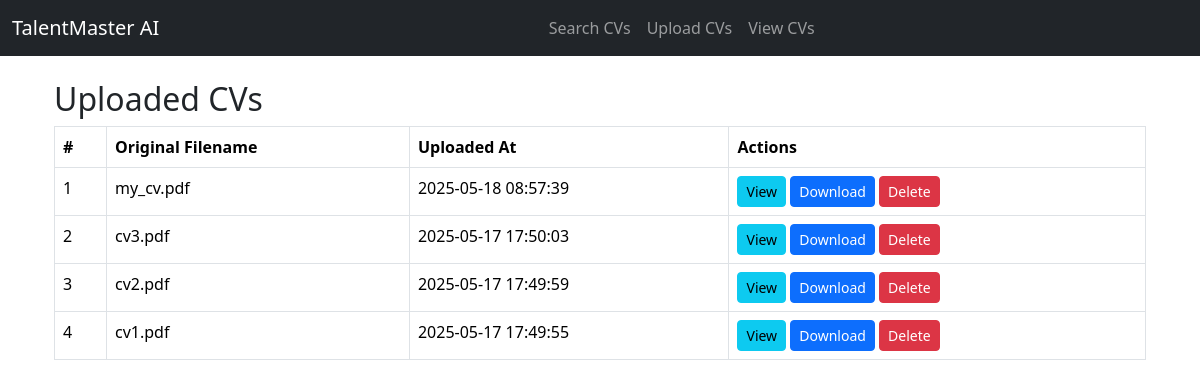
Screenshot of /cvs with the database file from the repository.
### app.py (models this page shows, shortened)
class UploadedCV(db.Model):
    id = db.Column(db.Integer, primary_key=True)
    original_filename = db.Column(db.String(255))
    stored_filename = db.Column(db.String(255), unique=True)
    filepath = db.Column(db.String(255))
    upload_time = db.Column(db.DateTime, default=datetime.utcnow)

### app.py (the view)
@app.route('/cvs')
def cvs():
    uploads = UploadedCV.query.order_by(UploadedCV.upload_time.desc()).all()
    return render_template('cvs.html', uploads=uploads)

### templates/cvs.html (shortened to what this page needs)
{% extends "base.html" %}
{% block content %}
<div class="container mt-4">
  <h2>Uploaded CVs</h2>
  {% if uploads %}
  <table class="table table-bordered table-hover">
    <thead>
      <tr>
        <th>#</th>
        <th>Original Filename</th>
        <th>Uploaded At</th>
        <th>Actions</th>
      </tr>
    </thead>
    <tbody>
      {% for cv in uploads %}
      <tr>
        <td>{{ loop.index }}</td>
        <td>{{ cv.original_filename }}</td>
        <td>{{ cv.upload_time.strftime('%Y-%m-%d %H:%M:%S') }}</td>
        <td>
          <a href="{{ url_for('uploaded_file', filename=cv.stored_filename) }}" target="_blank" class="btn btn-sm btn-info">View</a>
          <a href="{{ url_for('download', cv_id=cv.id) }}" class="btn btn-sm btn-primary">Download</a>
          <form action="{{ url_for('delete', cv_id=cv.id) }}" method="POST" style="display:inline;" onsubmit="return confirm('Are you sure you want to delete this CV?');">
            <button type="submit" class="btn btn-sm btn-danger">Delete</button>
          </form>
        </td>
      </tr>
      {% endfor %}
    </tbody>
  </table>
  {% else %}
  <p>No CVs uploaded yet.</p>
  {% endif %}
</div>
{% endblock %}

### templates/base.html (shortened to what this page needs)
<!DOCTYPE html>
<html lang="en">
<head>
  <link href="https://cdn.jsdelivr.net/npm/bootstrap@5.3.3/dist/css/bootstrap.min.css" rel="stylesheet">
</head>
<body>
  <nav class="navbar navbar-expand-lg navbar-dark bg-dark">
    <div class="container-fluid">
      <a class="navbar-brand" href="{{ url_for('index') }}">TalentMaster AI</a>
      <div class="collapse navbar-collapse justify-content-center" id="navbarNav">
        <ul class="navbar-nav mx-auto">
            <li class="nav-item">
            <a class="nav-link" href="{{ url_for('index') }}">Search CVs</a>
            </li>
            <li class="nav-item">
            <a class="nav-link" href="{{ url_for('upload_cv') }}">Upload CVs</a>
            </li>
            <li class="nav-item">
            <a class="nav-link" href="{{ url_for('cvs') }}">View CVs</a>
            </li>
        </ul>
      </div>
    </div>
  </nav>
  <div class="container mt-4">
    {% block content %}{% endblock %}
  </div>
</body>
</html>

### rows the page displays
UploadedCV: original_filename "my_cv.pdf", upload_time "2025-05-18 08:57:39"
UploadedCV: original_filename "cv3.pdf", upload_time "2025-05-17 17:50:03"
UploadedCV: original_filename "cv2.pdf", upload_time "2025-05-17 17:49:59"
UploadedCV: original_filename "cv1.pdf", upload_time "2025-05-17 17:49:55"
